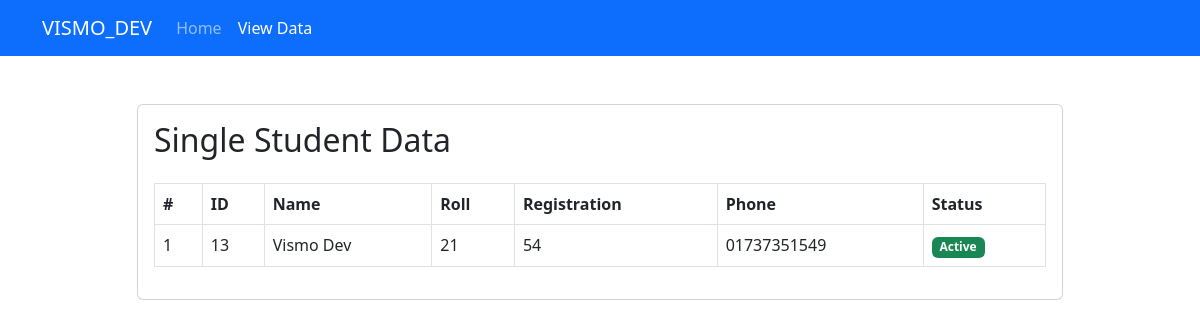
/view.php?id=13, run on the app's committed database.
### tables this page shows
CREATE TABLE `st_data` (
  `id` int(11) NOT NULL,
  `name` varchar(100) NOT NULL,
  `roll` int(11) NOT NULL,
  `registration` int(11) NOT NULL,
  `phone` varchar(20) NOT NULL,
  `created_at` timestamp NOT NULL DEFAULT current_timestamp(),
  `status` int(11) NOT NULL DEFAULT 0
);

### view.php (the view, shortened to what this page needs)
<?php
  require_once('confige.php');
  $stmt = $connection->prepare("SELECT * FROM st_data WHERE id=?");
  $stmt->execute(array($_REQUEST['id']));
  $result = $stmt->fetchAll(PDO::FETCH_ASSOC);
?>
<!doctype html>
<html lang="en">
  <head>
    <link href="https://cdn.jsdelivr.net/npm/bootstrap@5.2.3/dist/css/bootstrap.min.css" rel="stylesheet">
  </head>
  <body>
    <nav class="navbar navbar-expand-lg navbar-dark bg-primary">
      <div class="container">
        <a class="navbar-brand" href="index.php">VISMO_DEV</a>
        <div class="collapse navbar-collapse" id="navbarNavAltMarkup">
          <div class="navbar-nav">
            <a class="nav-link " aria-current="page" href="index.php">Home</a>
            <a class="nav-link active" href="#">View Data</a>
          </div>
        </div>
      </div>
    </nav>
    <div class="form_area mt-5">
      <div class="container">
        <div class="row">
          <div class="col-md-10 offset-md-1">
            <div class="card">
              <div class="card-body">
                <h2 class="mb-4">Single Student Data</h2>
                <table class="table table-bordered">
                  <tr>
                    <th>#</th>
                    <th>ID</th>
                    <th>Name</th>
                    <th>Roll</th>
                    <th>Registration</th>
                    <th>Phone</th>
                    <th>Status</th>
                  </tr>
                  <?php $i=1; foreach($result as $row): ?>
                  <tr>
                    <td><?php echo $i; ?></td>
                    <td><?php echo $row['id'] ?></td>
                    <td><?php echo $row['name'] ?></td>
                    <td><?php echo $row['roll'] ?></td>
                    <td><?php echo $row['registration'] ?></td>
                    <td><?php echo $row['phone'] ?></td>
                    <td>
                      <?php
                        if($row['status'] == 1){
                          echo "<span class='badge bg-success'>Active</span>";
                        }
                        else{
                          echo "<span class='badge bg-danger'>inactive</span>";
                        }
                      ?>
                    </td>
                  </tr>
                  <?php $i++; endforeach; ?>
                </table>
              </div>
            </div>
          </div>
        </div>
      </div>
    </div>
  </body>
</html>

### data on the page
st_data: id "13", name "Vismo Dev", roll "21", registration "54", phone "01737351549", status "Active"
